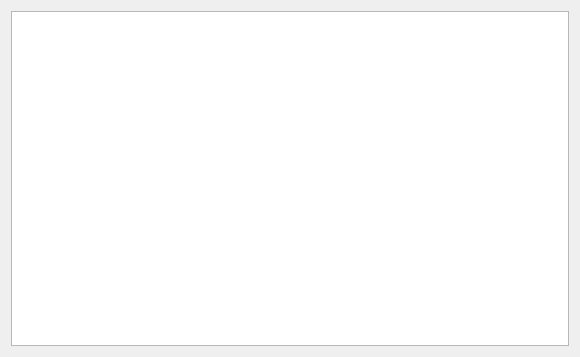
<?xml version="1.0" encoding="UTF-8"?>
<ui version="4.0">
 <class>ProblemsDialog</class>
 <widget class="QDialog" name="ProblemsDialog">
  <property name="windowModality">
   <enum>Qt::ApplicationModal</enum>
  </property>
  <property name="geometry">
   <rect>
    <x>0</x>
    <y>0</y>
    <width>580</width>
    <height>357</height>
   </rect>
  </property>
  <property name="windowTitle">
   <string>Problems</string>
  </property>
  <property name="modal">
   <bool>true</bool>
  </property>
  <layout class="QVBoxLayout" name="verticalLayout">
   <item>
    <widget class="QListView" name="lvProblems">
     <property name="editTriggers">
      <set>QAbstractItemView::NoEditTriggers</set>
     </property>
     <property name="uniformItemSizes">
      <bool>true</bool>
     </property>
    </widget>
   </item>
  </layout>
 </widget>
 <resources/>
 <connections/>
</ui>
